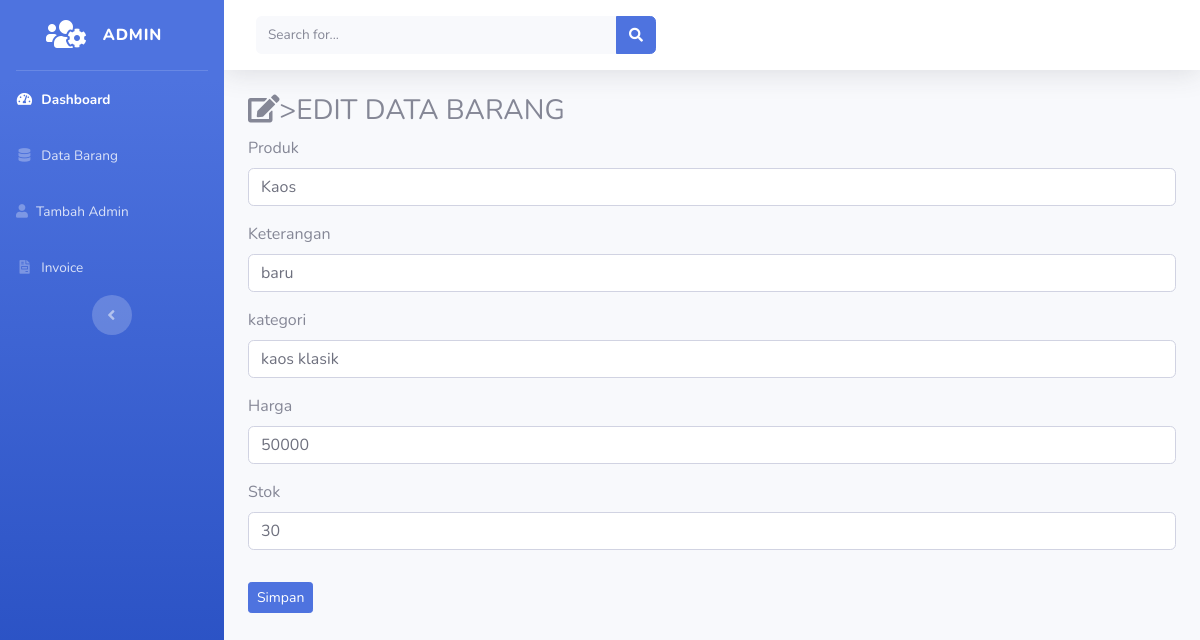
/admin/data_barang/edit/1, run on the app's committed database.
### tables this page shows
CREATE TABLE `produk` (
  `id_produk` int NOT NULL,
  `produk` varchar(150) NOT NULL,
  `keterangan` varchar(1000) NOT NULL,
  `kategori` varchar(500) NOT NULL,
  `harga` int NOT NULL,
  `stok` int NOT NULL,
  `gambar` text NOT NULL
);

### application/controllers/admin/Data_barang.php (called while the page is built, shortened)
<?php
class Data_barang extends CI_Controller{
    public function __construct()
    {
            $this->load->model('Model_produk');
    }
    public function edit($id){
        $where = array('id_produk' =>$id);
        $data['barang'] = $this->Model_produk->edit_barang($where, 'produk')->result();
        $this->load->view('templates_admin/header');
        $this->load->view('templates_admin/sidebar');
        $this->load->view('admin/edit_barang', $data);
        $this->load->view('templates_admin/footer');
    }
}

### index.php (called while the page is built, shortened)
<?php
require_once BASEPATH.'core/CodeIgniter.php';

### application/models/Model_produk.php (called while the page is built, shortened)
<?php
class Model_produk extends CI_Model{
    public function edit_barang($where,$table){
        return $this->db->get_where($table,$where);
    }
}

### application/views/admin/edit_barang.php (the view, shortened to what this page needs)
<div class="container-fluid">
	<h3><i class="fas fa-edit"></i>></i>EDIT DATA BARANG</h3>
	<?php foreach($barang as $brg) : ?>
		<form method="post" action="<?php echo base_url().'admin/data_barang/update' ?>">
			<div class="form-group">
				<label>Produk</label>
				<input type="text" name="produk" class="form-control" value="<?php echo $brg->produk ?>">
			</div>
			<div class="form-group">
				<label>Keterangan</label>
				<input type="text" name="keterangan" class="form-control" value="<?php echo $brg->keterangan ?>">
			</div>
			<div class="form-group">
				<label>kategori</label>
				<input type="text" name="kategori" class="form-control" value="<?php echo $brg->kategori ?>">
			</div>
			<div class="form-group">
				<label>Harga</label>
				<input type="text" name="harga" class="form-control" value="<?php echo $brg->harga ?>">
			</div>
			<div class="form-group">
				<label>Stok</label>
				<input type="text" name="stok" class="form-control" value="<?php echo $brg->stok ?>">
			</div>
			<button type="submit" class="btn btn-primary btn-sm mt-3"> Simpan</button>
		</form>
	<?php endforeach; ?>
</div>

### data on the page
produk: produk "Kaos", keterangan "baru", kategori "kaos klasik", harga "50000", stok "30"
